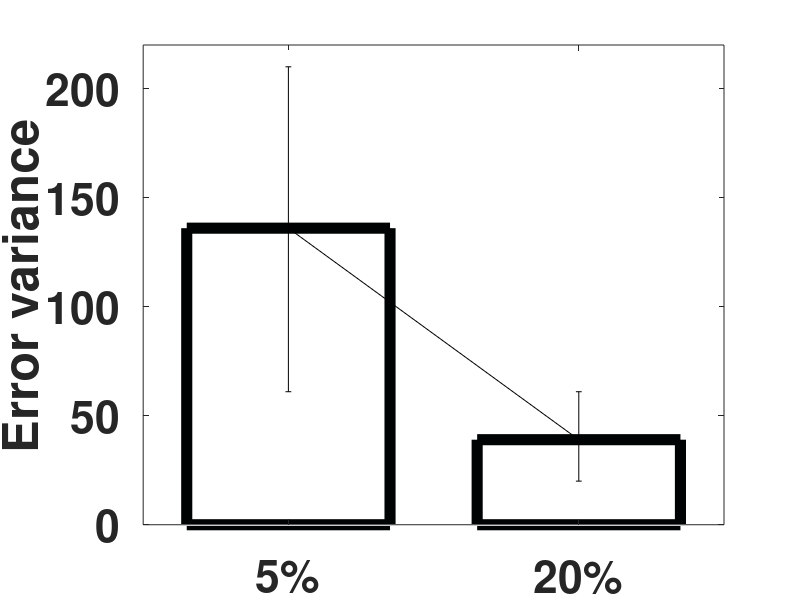

Write the MATLAB code that produced this figure. (Note: this script raises an error after producing the figure.)
x=[1; 2];
Gains = [136, 39];
%error = [0.90; 0.09; 0.11; 0.07; 0.12; 0.05; 0.11; 0.09 ];
interval_lower= [75; 19];
interval_upper=[74; 22];
width=0.7;
bar(Gains,width,'FaceColor',[1.0,1.0,1.0],'EdgeColor',[0 .01 .01],'LineWidth',8);
% set('BarWidth',0.8); 
ylabel('Error variance');
%xlabel('5% MCA vs 20% MCA vs 2AFC','fontweight', 'bold','fontsize', 32); 
ylim([0, 220])
Labels = {'5%', '20%'};
set(gca, 'XTick', 1:2, 'XTickLabel', Labels, 'fontweight', 'bold','fontsize', 32);
%legend ('Fitted weights 5% contrast experiment one');
hold on
numgroups=size(Gains,1);
numbars=size(Gains,2);
groupwidth=min(2, numbars/(numbars+2));
errorbar(x, Gains, interval_lower, interval_upper, 'k','linestyle', 'none','linewidth', 8);
box off



